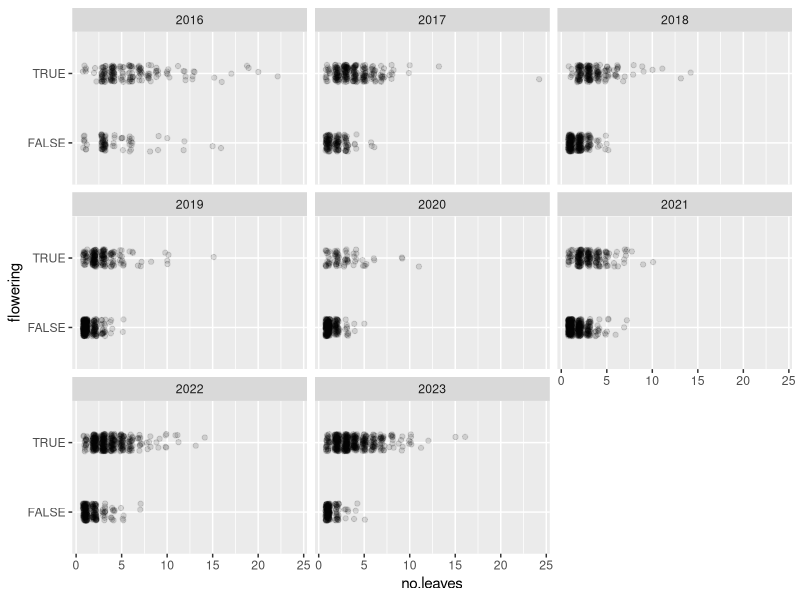

The R source for this figure: (Note: this script raises an error after producing the figure.)
### Script for playing around with models of probability of flowering
### SN - 31 Oct 2023

### Setup/preparation

library(ggplot2)
library(dplyr)
library(tidyr)

rm(list = ls())

# Inverse logit wrapper
ilogit = function(x) (1+exp(-x))^(-1)

# Load in a demography table
demo.table = read.csv('01_data_cleaning/out/demo_table.csv')

# Merge in plot information
demo.table = merge(
  demo.table,
  read.csv('00_raw_data/plot_treatments.csv') %>% rename(Plot = plot)
)

### Start exploring

demo.table %>%
  filter(obs.alive) %>%
  ggplot(aes(x = no.leaves, y = flowering)) +
  geom_point(position = position_jitter(width = 0.25, height = 0.125), alpha = 0.125) +
  facet_wrap(~ Year)
# hinteresting...

demo.table %>% filter(obs.alive) %>% group_by(flowering) %>% summarise(n = n()) # should be super easy
demo.table %>% filter(obs.alive) %>% group_by(Plot) %>% summarise(p.fl = mean(flowering))

# Fit some models

p.flower.0 = glmer(
  formula = flowering ~ (1 | Plot / plantid),
  data = demo.table %>% filter(obs.alive),
  family = 'binomial'
)

summary(p.flower.0)
# slight overdispersion? not super concerned yet

p.flower.y = glmer(
  formula = flowering ~ (1 | Year) + (1 | Plot / plantid),
  data = demo.table %>% filter(obs.alive) %>% mutate(Year = factor(Year)),
  family = 'binomial'
)

summary(p.flower.y)
# adding a year-level random effect increased the variance in all of the standard effects...

AIC(p.flower.0, p.flower.y) # hmm... leave year out for now...

p.flower.t = glmer(
  formula = flowering ~ trt + (1 | Plot / plantid),
  data = demo.table %>% filter(obs.alive),
  family = 'binomial'
)

summary(p.flower.t) # effects here look pretty small...

AIC(p.flower.t, p.flower.0) # lmao damn wtf

p.flower.ll = glmer(
  formula = flowering ~ log(no.leaves) + (1 | Plot / plantid),
  data = demo.table %>% filter(obs.alive) %>% mutate(Year = factor(Year)),
  family = 'binomial'
)

p.flower.l = glmer(
  formula = flowering ~ no.leaves + (1 | Plot / plantid),
  data = demo.table %>% filter(obs.alive) %>% mutate(Year = factor(Year)),
  family = 'binomial'
)

AIC(p.flower.ll, p.flower.l, p.flower.0) # damn... log is the way to go

p.flower.l = glmer(
  formula = flowering ~ log(no.leaves) + (1 | Plot / plantid),
  data = demo.table %>% filter(obs.alive) %>% mutate(Year = factor(Year)),
  family = 'binomial'
)

summary(p.flower.l) # nice.

# Now try adding in year and trt?

p.flower.l.y = glmer(
  formula = flowering ~ log(no.leaves) + (1 | Year) + (1 | Plot / plantid),
  data = demo.table %>% filter(obs.alive) %>% mutate(Year = factor(Year)),
  family = 'binomial'
)

AIC(p.flower.l.y, p.flower.l) # sweet

p.flower.l.y.t = glmer(
  formula = flowering ~ log(no.leaves) + trt + (1 | Year) + (1 | Plot / plantid),
  data = demo.table %>% filter(obs.alive) %>% mutate(Year = factor(Year)),
  family = 'binomial'
)

AIC(p.flower.l.y.t, p.flower.l.y) # huh... no influence of treatment (maybe it's rolled up into leaf count?)

summary(p.flower.l.y)
hist(unlist(ranef(p.flower.l.y)$Year)) # plausible
plot(unlist(ranef(p.flower.l.y)$Year)) # upward trend...
hist(unlist(ranef(p.flower.l.y)$Plot)) # also plausible, kinda skewed tho

# leaf size too...

p.flower.n.l = glmer(
  formula = flowering ~ log(no.leaves) + log(leaf.leng) + (1 | Plot / plantid),
  data = demo.table %>% filter(obs.alive) %>% mutate(Year = factor(Year)),
  family = 'binomial'
)

AIC(p.flower.n.l, p.flower.l) # aw shit... got some plants with missing leaf lengths
summary(p.flower.n.l)

p.flower.n = glmer(
  formula = flowering ~ log(no.leaves) + (1 | Plot / plantid),
  data = demo.table %>% filter(obs.alive, !is.na(leaf.leng)) %>% mutate(Year = factor(Year)),
  family = 'binomial'
)

p.flower.n.l = glmer(
  formula = flowering ~ log(no.leaves) + log(leaf.leng) + (1 | Plot / plantid),
  data = demo.table %>% filter(obs.alive) %>% mutate(Year = factor(Year)),
  family = 'binomial'
)

AIC(p.flower.n.l, p.flower.n) # some leaf leng too

p.flower.n.l.y = glmer(
  formula = flowering ~ log(no.leaves) + log(leaf.leng) + (1 | Year) + (1 | Plot / plantid),
  data = demo.table %>% filter(obs.alive) %>% mutate(Year = factor(Year)),
  family = 'binomial'
)

AIC(p.flower.n.l.y, p.flower.n.l) # yep - definitely want year in there...

# test for treatment

p.flower.n.l.y.t = glmer(
  formula = flowering ~ log(no.leaves) + log(leaf.leng) + trt + (1 | Year) + (1 | Plot / plantid),
  data = demo.table %>% filter(obs.alive) %>% mutate(Year = factor(Year)),
  family = 'binomial'
)

AIC(p.flower.n.l.y.t, p.flower.n.l.y) # no effect of treatment

summary(p.flower.n.l.y) # wait lmao what? longer longest leaf decreases probability of flowering...?
hist(unlist(ranef(p.flower.n.l.y)$Year)) # looks great!
plot(unlist(ranef(p.flower.n.l.y)$Year)) # upward trend still
hist(unlist(ranef(p.flower.n.l.y)$Plot)) # still skewed..



##### Okay... now let's look at previous-year's effects!
# (oh duh - actually should be looking at prev-year's counts for leaf metrics...)

head(demo.table)

# Use this to check and make sure I did this correctly
demo.table %>% filter(plantid %in% '3658_13_11I') %>% arrange(Year)

demo.prev = merge(
  demo.table,
  demo.table %>% mutate(Year = Year + 1) %>% select(-c(Plot, trt)),
  by = c('plantid', 'Year'), suffixes = c('', '.prev')
)

demo.prev %>% filter(plantid %in% '3658_13_11I') %>% arrange(Year)

head(demo.prev)
nrow(demo.prev) / nrow(demo.table) # still have ~80% of records

# Try a plot of leaf counts...

demo.prev %>%
  filter(!is.na(no.leaves) & !is.na(no.leaves.prev)) %>%
  group_by(Year, no.leaves, no.leaves.prev) %>%
  summarise(n = n()) %>%
  ggplot(aes(x = no.leaves.prev, y = no.leaves)) +
  geom_raster(aes(fill = n)) +
  facet_wrap(~ Year)
# lol not very insightful

demo.prev %>%
  filter(!is.na(no.leaves) & !is.na(no.leaves.prev)) %>%
  group_by(Year, no.leaves, no.leaves.prev) %>%
  summarise(n = n()) %>%
  group_by(Year, no.leaves.prev) %>%
  mutate(p = n / sum(n)) %>%
  ungroup() %>%
  ggplot(aes(x = no.leaves.prev, y = no.leaves)) +
  geom_raster(aes(fill = p)) +
  facet_wrap(~ Year) +
  scale_fill_viridis_c()
# yeah... not super insightful

demo.prev.for.mod = demo.prev %>%
  mutate(Year = factor(Year)) %>%
  # Remove NAs
  filter(
    !is.na(no.leaves) & !is.na(no.leaves.prev) &
    !is.na(leaf.leng) & !is.na(leaf.leng.prev)
  ) %>%
  # Remove records of plants that were not observed in the previous year
  filter(!is.na(obs.alive.prev) & obs.alive.prev) %>%
  # Previous umbel counts - update to zero if known to be alive, not flowering
  # (remove plants that are flowering but have no umbel count, if they exist)
  filter(!(is.na(no.umbels.prev) & flowering.prev)) %>%
  mutate(no.umbels.prev = ifelse(is.na(no.umbels.prev), 0, no.umbels.prev))

nrow(demo.prev.for.mod)
head(demo.prev.for.mod)

sum(is.na(demo.prev.for.mod$flowering))
sum(is.na(demo.prev.for.mod$flowering.prev))

# Guess for now we just want flowering (because survival will require occupancy
# models)

# Terms to test:
# - Year effects
# - Treatment effect
# - Leaf number, previous year
# - Leaf length, previous year
# - Flowering, previous year

##### Start fitting model

# Nullest of models
p.fl.0 = glmer(
  formula = flowering ~ (1 | Plot / plantid),
  data = demo.prev.for.mod,
  family = 'binomial'
)

summary(p.fl.0)

# Include previous year's leaf count
p.fl.n = glmer(
  formula = flowering ~ log(no.leaves.prev) + (1 | Plot / plantid),
  data = demo.prev.for.mod,
  family = 'binomial'
)

AIC(p.fl.n, p.fl.0) # as expected, log of leaf counts should be included

# Now look for longest leaf count
p.fl.n.l = glmer(
  formula = flowering ~ log(no.leaves.prev) + log(leaf.leng.prev) + (1 | Plot / plantid),
  data = demo.prev.for.mod,
  family = 'binomial'
)

AIC(p.fl.n.l, p.fl.n) # yes! makes a big difference!

# Include effect of year
p.fl.n.l.y = glmer(
  formula = flowering ~ log(no.leaves.prev) + log(leaf.leng.prev) + 
    (1 | Year) + (1 | Plot / plantid),
  data = demo.prev.for.mod,
  family = 'binomial'
)

AIC(p.fl.n.l.y, p.fl.n.l) # yes, include year!

# Flowering in previous year
p.fl.n.l.y.f = glmer(
  formula = flowering ~ log(no.leaves.prev) + log(leaf.leng.prev) + flowering.prev +
    (1 | Year) + (1 | Plot / plantid),
  data = demo.prev.for.mod,
  family = 'binomial'
)

p.fl.n.l.y.u = glmer(
  formula = flowering ~ log(no.leaves.prev) + log(leaf.leng.prev) + log(no.umbels.prev + 1) +
    (1 | Year) + (1 | Plot / plantid),
  data = demo.prev.for.mod,
  family = 'binomial'
)

AIC(p.fl.n.l.y.f, p.fl.n.l.y.u, p.fl.n.l.y) 
# yes, include previous year's flowering
# (this is better than umbel counts... which is good for constructing a kernel!)

# Oops haven't done treatment effects yet!

p.fl.n.l.y.f.t = glmer(
  formula = flowering ~ log(no.leaves.prev) + log(leaf.leng.prev) + flowering.prev + trt +
    (1 | Year) + (1 | Plot / plantid),
  data = demo.prev.for.mod,
  family = 'binomial'
)

AIC(p.fl.n.l.y.f.t, p.fl.n.l.y.f) # no discernible treatment effects!

# Look for an interaction between leaves and flowering?

p.fl.l.y.nf = glmer(
  formula = flowering ~ log(no.leaves.prev) * flowering.prev + log(leaf.leng.prev) +
    (1 | Year) + (1 | Plot / plantid),
  data = demo.prev.for.mod,
  family = 'binomial'
)

AIC(p.fl.l.y.nf, p.fl.n.l.y.f) # no discernible flowering x no.leaves interaction

p.fl.n.y.lf = glmer(
  formula = flowering ~ log(no.leaves.prev) + flowering.prev * log(leaf.leng.prev) +
    (1 | Year) + (1 | Plot / plantid),
  data = demo.prev.for.mod,
  family = 'binomial'
)

AIC(p.fl.n.y.lf, p.fl.n.l.y.f) # no discernible flowering x longest-leaf interaction

# Final model would appear to be

p.fl.n.l.y.f = glmer(
  formula = flowering ~ log(no.leaves.prev) + log(leaf.leng.prev) + flowering.prev +
    (1 | Year) + (1 | Plot / plantid),
  data = demo.prev.for.mod,
  family = 'binomial'
)

summary(p.fl.n.l.y.f)
# Positive effects of both previous number of leaves, previous year's leaf length, and previously flowering

# Examine andom effects
# Year effects
hist(unlist(ranef(p.fl.n.l.y.f)$Year)) # oof... does not look normally distributed
plot(unlist(ranef(p.fl.n.l.y.f)$Year)) # if there is something funny happening in 2016, it's not obvious
hist(unlist(ranef(p.fl.n.l.y.f)$Plot)) # these look more normal
hist(unlist(ranef(p.fl.n.l.y.f)$`plantid:Plot`)) # these look normal-ish

# Let's take a look:

demo.prev.for.mod = demo.prev.for.mod #%>%
  # mutate(pred.fl = predict(p.fl.n.l.y.f, newdata = ., re.form = NA) %>% ilogit())

data.scaffold = expand.grid(
  flowering.prev = c(TRUE, FALSE),
  trt = unique(demo.prev.for.mod$trt),
  leaf.leng.prev = 1:30,
  no.leaves.prev = 1:24,
  Year = factor(2017:2023)
)

data.scaffold$pred = predict(
  p.fl.n.l.y.f,
  newdata = data.scaffold,
  re.form = ~ (1 | Year)
) %>% ilogit()

# 
demo.prev.for.mod %>%
  ggplot(aes(x = leaf.leng.prev)) +
  geom_point(
    aes(y = as.numeric(flowering), colour = trt),
    position = position_jitter(width = 0.25, height = 0.125),
    alpha = 0.5
  ) +
  geom_line(
    data = data.scaffold %>% filter(no.leaves.prev %in% c(1, 5)),
    aes(
      y = pred, 
      linetype = flowering.prev,
      group = interaction(flowering.prev, no.leaves.prev)
      ),
    colour = 'gray66'
  ) +
  geom_point(
    data = data.scaffold %>% filter(no.leaves.prev %in% c(1, 5)),
    aes(
      y = pred, 
      shape = factor(no.leaves.prev),
      group = interaction(flowering.prev, no.leaves.prev)
    ),
    colour = 'gray66', size = 1
  ) +
  labs(x = 'Previous year leaf length', y = 'Probability of flowering') +
  scale_shape_discrete('Number of leaves previous year') +
  scale_linetype_discrete('Flowered in previous year') +
  scale_colour_discrete('Treatment') +
  facet_wrap(~ Year) +
  theme(
    legend.position = c(0.8, 0.15),
    legend.direction = 'horizontal',
    panel.background = element_blank()
  )

ggsave('02_data_exploration/figs/flowering_lfln.png', height = 8, width = 8)

demo.prev.for.mod %>%
  ggplot(aes(x = no.leaves.prev)) +
  geom_point(
    aes(y = as.numeric(flowering), colour = trt),
    position = position_jitter(width = 0.25, height = 0.125),
    alpha = 0.5
  ) +
  geom_line(
    data = data.scaffold %>% filter(leaf.leng.prev %in% c(1, 11, 21)),
    aes(
      y = pred, 
      linetype = flowering.prev,
      group = interaction(flowering.prev, leaf.leng.prev)
    ),
    colour = 'gray66'
  ) +
  geom_point(
    data = data.scaffold %>% filter(leaf.leng.prev %in% c(1, 11, 21)),
    aes(
      y = pred, 
      shape = factor(leaf.leng.prev),
      group = interaction(flowering.prev, leaf.leng.prev)
    ),
    colour = 'gray66', size = 1
  ) +
  scale_shape_discrete('Leaf length in previous year') +
  scale_linetype_discrete('Flowered in previous year') +
  scale_colour_discrete('Treatment') +
  labs(x = 'Previous year numbef of leaves', y = 'Probability of flowering') +
  facet_wrap(~ Year) +
  theme(
    legend.position = c(0.8, 0.15),
    legend.direction = 'horizontal',
    panel.background = element_blank()
  )

ggsave('02_data_exploration/figs/flowering_lfct.png', height = 8, width = 8)
